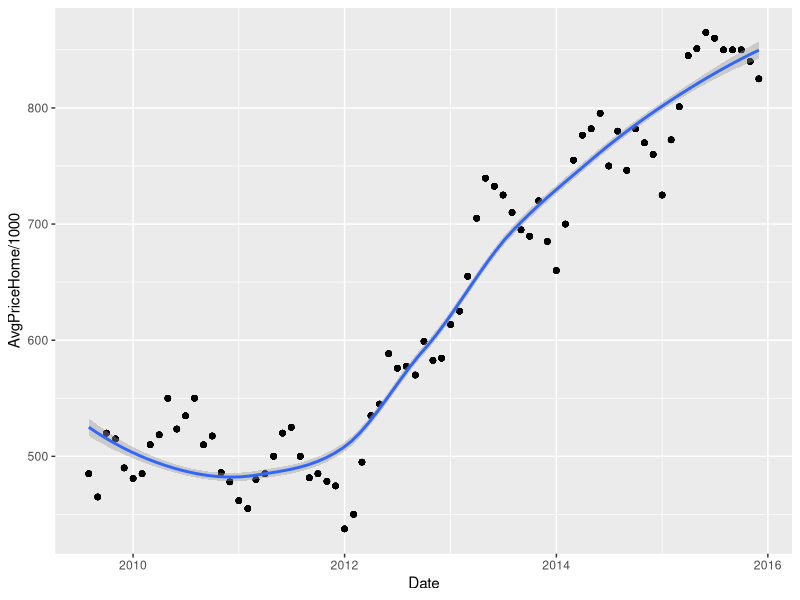
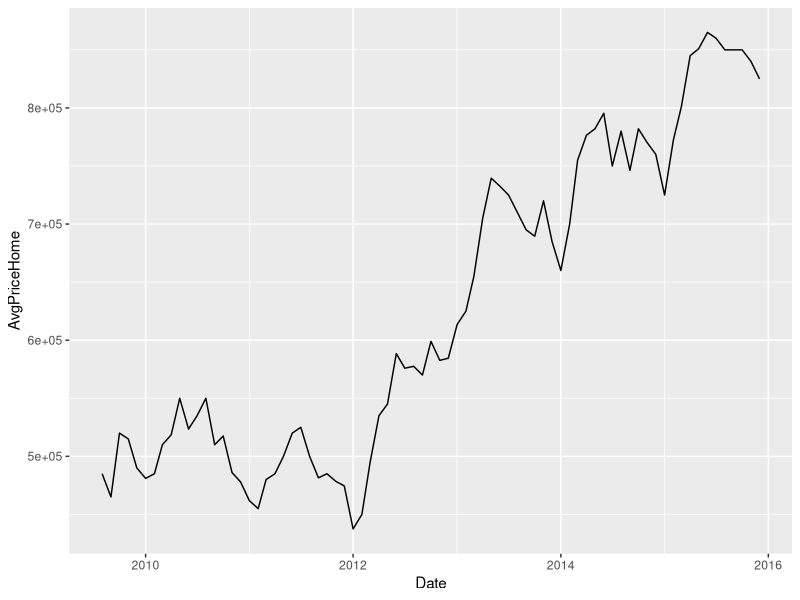
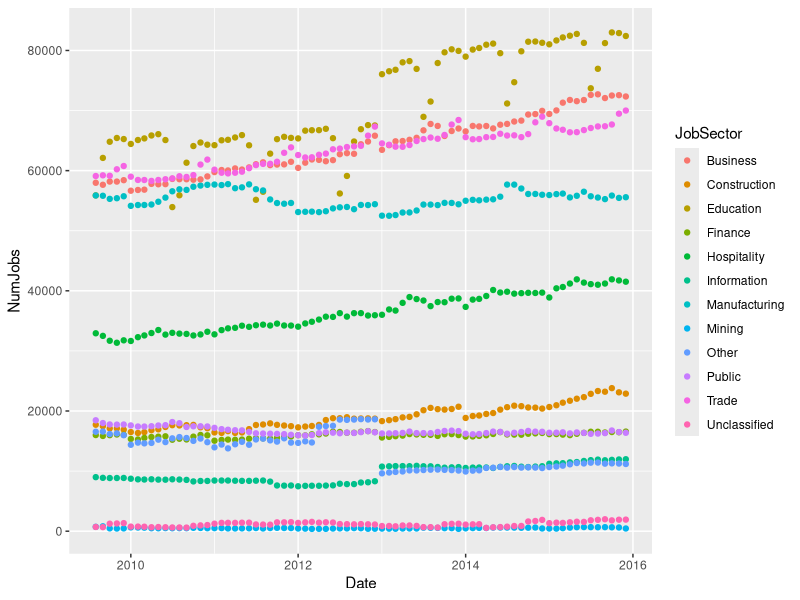
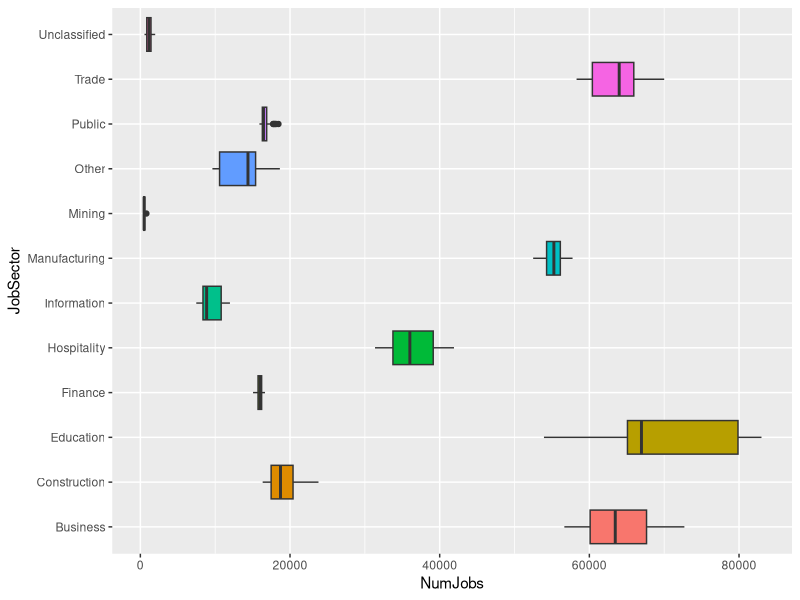
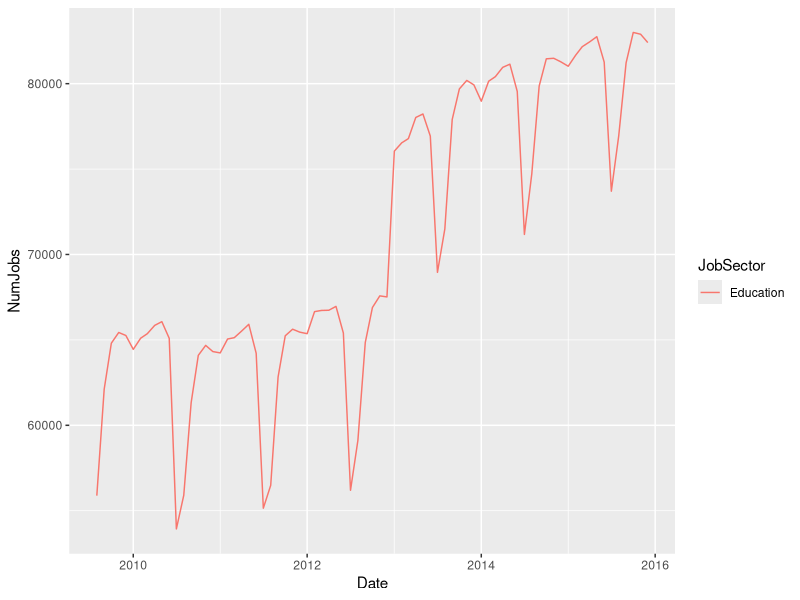
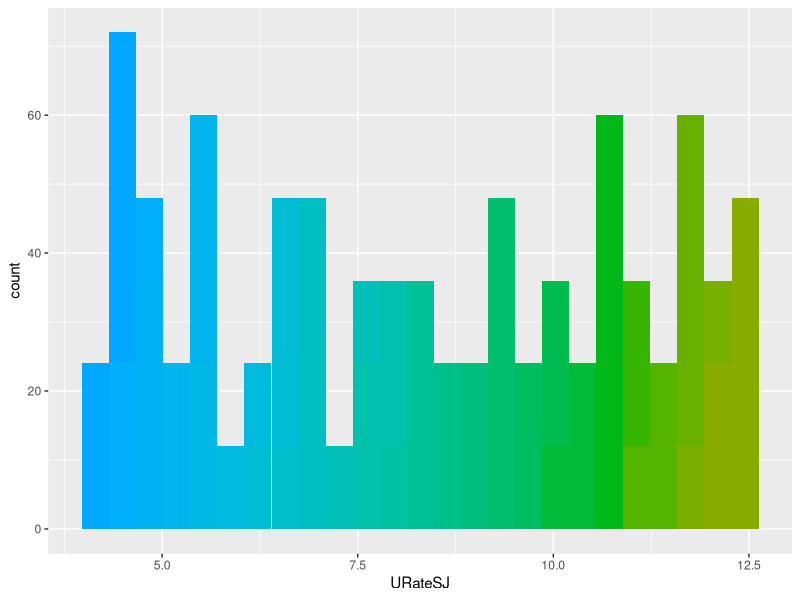
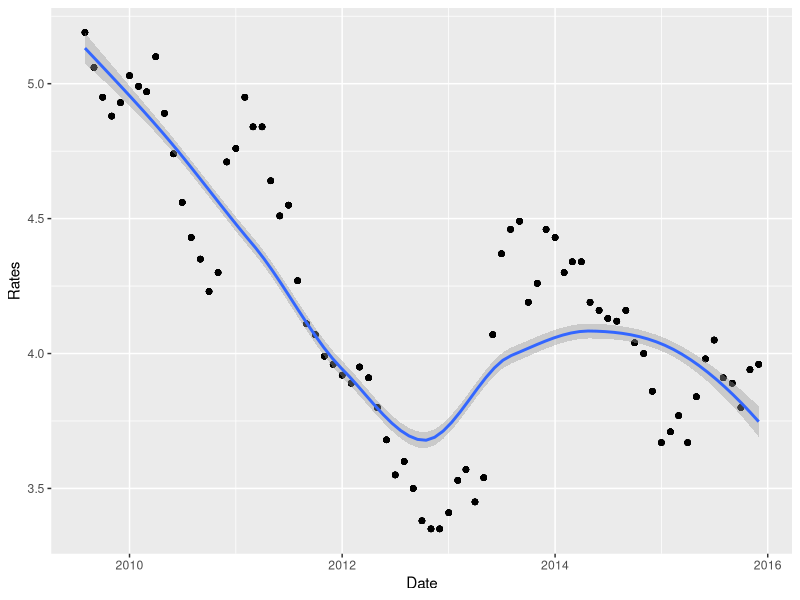

The R source for these figures, in order:
## ---- chunk 1
knitr::opts_chunk$set(echo = TRUE)
## ---- chunk 2
# Load Data and Libraries

library(dplyr)
library(tidyr)
library(reshape2)
library(plyr)
jobs_by_sector  <- read.csv("Data/jobs_by_sector.csv")
home_prices     <- read.csv("Data/home_prices.csv")
total_jobs      <- read.csv("Data/total_jobs.csv")
unemployment    <- read.csv("Data/unemployment.csv")
apt_rents       <- read.csv("Data/apt_rents.csv")
mortgagerates   <- read.csv("Data/mortgagerates.csv")
jobs_by_sector  <- tbl_df(jobs_by_sector)
home_prices     <- tbl_df(home_prices)
total_jobs      <- tbl_df(total_jobs)
unemployment    <- tbl_df(unemployment)
apt_rents       <- tbl_df(apt_rents)
mortgagerates   <- tbl_df(mortgagerates)

# Bring column names (dates) into a unique column so table is in long format
jobs_by_sector <- melt(jobs_by_sector, variable.name = "Sector")

# Rename column to correct variable name
colnames(jobs_by_sector)[2] <- "Date"

# Move sector names into column names moving the table back to wide format
jobs_by_sector <- spread(jobs_by_sector, Sector, value)

# Rename column names to be short and concise
colnames(jobs_by_sector)[3] <- "Education"
colnames(jobs_by_sector)[4] <- "Finance"
colnames(jobs_by_sector)[6] <- "Hospitality"
colnames(jobs_by_sector)[8] <- "Mining"
colnames(jobs_by_sector)[9] <- "Other"
colnames(jobs_by_sector)[10] <- "Business"
colnames(jobs_by_sector)[11] <- "Public"
colnames(jobs_by_sector)[12] <- "Trade"

# Changing dates from string to date format. as.Date returns NA for "Sept" 
# abbreviation so first we'll change that to "Sep"
jobs_by_sector$Date <- gsub("Sept", "Sep", jobs_by_sector$Date)
# Adding a day
jobs_by_sector$Date <- paste0("01.", jobs_by_sector$Date)
# Format date 
jobs_by_sector$Date <- as.Date(jobs_by_sector$Date, format = "%d.%b.%Y", "%b/%d/%Y")

# Setup column names for gather function to put back into long format
jobs_by_sector <- jobs_by_sector %>% 
  gather(Construction, Education, Finance, Information, Hospitality, 
         Manufacturing, Mining, Other, Business, Public, Trade, Unclassified, 
         key = "JobSector", value = "NumJobs")

head(jobs_by_sector)

# Setting up dates "Sept" replaced with "Sep"
home_prices$Date <- gsub("Sept", "Sep", home_prices$Date)

# Adding a day then format to date
home_prices$Date <- home_prices$Date %>% 
    paste("01", sep = " ") %>% 
    as.Date(format = "%b %Y %d", "%b/%d/%Y")

# Same steps for total_jobs df
total_jobs$Date <- gsub("Sept", "Sep", total_jobs$Date)
total_jobs$Date <- total_jobs$Date %>%
    paste("01", sep = " ") %>% 
    as.Date(format = "%b %Y %d", "%b/%d/%Y")

# Again for unemployment df
unemployment$Date <- gsub("Sept", "Sep", unemployment$Date)
unemployment$Date <- unemployment$Date %>%
    paste("01", sep = " ") %>%
    as.Date(format = "%b %Y %d", "%b/%d/%Y")

# Slightly different strategy for apt_rents df. Dates are in integer format. 
# First I added the day then converted to date format.
apt_rents$Date <- paste0("01/", apt_rents$Date)
apt_rents$Date <- apt_rents$Date %>% 
    as.Date(format = "%d/%m/%Y", "%b/%d/%Y")

# Cleaninging up mortgage rates with more consies variable names then date format
colnames(mortgagerates)[1] <- "Date"
colnames(mortgagerates)[2] <- "Rates"
mortgagerates$Date <- mortgagerates$Date %>% 
    as.Date(format = "%Y-%m-%d", "%b/%d/%Y")

# Combine all data frames by date nd arranging in desending order
clean_df <- join_all(list(jobs_by_sector,apt_rents,home_prices,total_jobs,
                          unemployment, mortgagerates), by="Date", type="left")
clean_df <- arrange(clean_df, desc(Date))

# Cleaning up some formating to convert data types to numeric by removing dollar 
# signs and commas
clean_df$Condo.Townhome <- gsub("\\$|,", "", clean_df$Condo.Townhome)
clean_df$Single.Family.Home <- gsub("\\$|,", "", clean_df$Single.Family.Home)
clean_df$X2.bedroom <- gsub("*,", "", clean_df$X2.bedroom)
clean_df$X1.Bedroom <- gsub("*,", "", clean_df$X1.Bedroom)
clean_df$Average <- gsub("*,", "", clean_df$Average)

# Converting integers to numeric across variables
clean_df[3:9] <- lapply(clean_df[3:9], as.numeric)

# Converting job secotrs from characters to factors
clean_df$JobSector <- as.factor(clean_df$JobSector)

# Renaming variables with more descrptive concise names
colnames(clean_df)[4] <- "AvgAptRent"
colnames(clean_df)[5] <- "Avg1bdAptRent"
colnames(clean_df)[6] <- "Avg2bdAptRent"
colnames(clean_df)[7] <- "AvgPriceHome"
colnames(clean_df)[8] <- "AvgPriceCondo"
colnames(clean_df)[9] <- "TotalJobs"
colnames(clean_df)[10] <- "URateSJ"
colnames(clean_df)[11] <- "URateSJMetro"

clean_df <- na.omit(clean_df)

# Create final new csv file
write.csv(clean_df, file = "Data/clean_df.csv")

# Summary of the final data frame
str(clean_df)
## ---- chunk 3
library(ggplot2)
library(ggthemes)
library(tidyr)
library(dplyr)

# Looking at correlations 
cor(clean_df[3:12], use="complete.obs")

# Time series of avergae home prices
ggplot(clean_df, aes(Date, AvgPriceHome/1000)) + geom_point() + geom_smooth()

# Time series of average home prices line, drop off at the end of each year. Best time to buy a home?
ggplot(clean_df, aes(Date, AvgPriceHome)) + geom_line()

# Time series of jobs by sector 2008-2016
ggplot(clean_df, aes(Date, NumJobs, col = JobSector)) + geom_point()

# Box plot of jobs by sector
ggplot(data=clean_df, aes(x=JobSector, y=NumJobs, group=JobSector, fill=JobSector)) + geom_boxplot() + coord_flip() + guides(fill=FALSE)

# Time series of Education sector jobs with visable seasonality
ggplot(subset(clean_df, JobSector=="Education")) + geom_line(aes(Date, NumJobs, col = JobSector))

# Histogram of San Jose unemployment rate
ggplot(clean_df, aes(URateSJ, fill = cut(URateSJ, 25))) + geom_histogram(show.legend = FALSE, bins = 25) + scale_fill_discrete(h = c(240, 100))

# Time series of average 30-year mortage rates 
ggplot(clean_df, aes(Date, Rates)) + geom_point() + geom_smooth()

